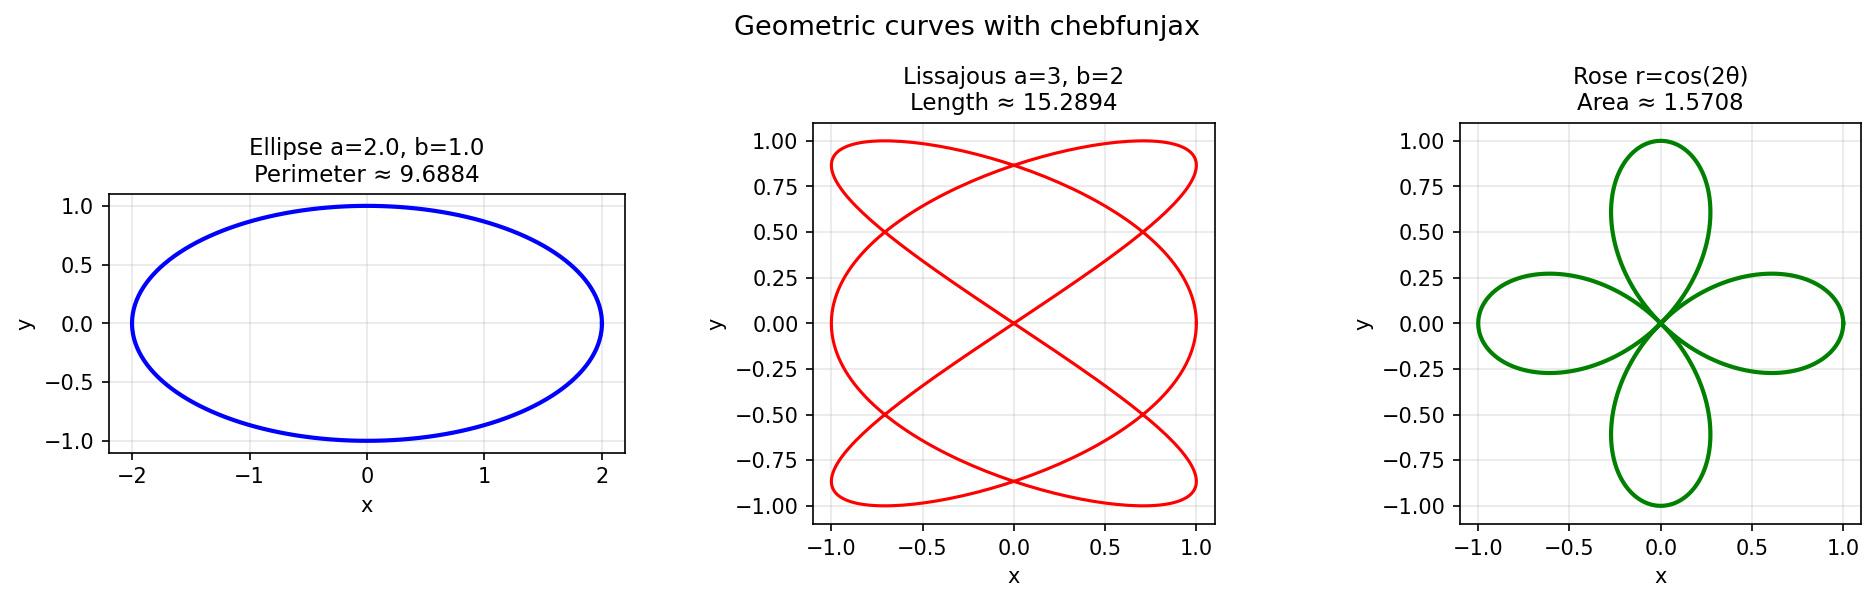

Reproduce this figure in Python.
"""Curves, arclengths, and geometric computations.

Demonstrates parametric curves, perimeter computations, and geometric properties
using chebfunjax, following geom/Ellipse.m by Hale & Trefethen (December 2010),
geom/Lissajous.m by Trefethen (October 2010), geom/RoseCurves.m by Hrothgar (June 2014),
and geom/Area.m by Stefan Guettel (October 2010).

Original MATLAB Chebfun: Copyright 2017 by The University of Oxford and
The Chebfun Developers. See https://www.chebfun.org/ for Chebfun information.
"""

import matplotlib
matplotlib.use("Agg")
import matplotlib.pyplot as plt
import jax.numpy as jnp
import numpy as np
import sys, os
sys.path.insert(0, os.path.join(os.path.dirname(__file__), '..', '..', 'src'))

import chebfunjax as cj


def ellipse_perimeter(a, b, n=100000):
    """Compute ellipse perimeter numerically via high-resolution integration."""
    t = np.linspace(0, 2*np.pi, n, endpoint=False)
    dx = -a * np.sin(t)
    dy = b * np.cos(t)
    ds = np.sqrt(dx**2 + dy**2)
    return np.trapezoid(ds, t)


def run():
    print("=" * 60)
    print("Curves, arclengths, and geometric computations")
    print("=" * 60)

    # --- Ellipse perimeter ---
    a, b = 2.0, 1.0
    # Parametric: x(t) = a*cos(t), y(t) = b*sin(t), t in [0, 2*pi]
    # Arc length = integral sqrt((dx/dt)^2 + (dy/dt)^2) dt
    # dx/dt = -a*sin(t), dy/dt = b*cos(t)
    domain = [0.0, 2.0 * float(jnp.pi)]
    integrand = cj.chebfun(
        lambda t: jnp.sqrt((a * jnp.sin(t))**2 + (b * jnp.cos(t))**2),
        domain=domain
    )
    perimeter = float(integrand.sum())
    perimeter_ref = ellipse_perimeter(a, b)
    print(f"\nEllipse (a={a}, b={b}) perimeter:")
    print(f"  chebfunjax: {perimeter:.10f}")
    print(f"  trapz ref:  {perimeter_ref:.10f}")
    print(f"  Error:      {abs(perimeter - perimeter_ref):.2e}")
    assert abs(perimeter - perimeter_ref) < 1e-4

    # Circle: perimeter = 2*pi
    circ_int = cj.chebfun(lambda t: jnp.ones_like(t), domain=domain)
    circle_perim = float(circ_int.sum())
    print(f"\nCircle perimeter (a=b=1): {circle_perim:.10f}  (exact: {2*np.pi:.10f})")
    assert abs(circle_perim - 2*np.pi) < 1e-10

    # --- Lissajous curves ---
    # x = sin(at + delta), y = sin(bt)
    print("\nLissajous curves (a=3, b=2, delta=pi/2):")
    a_l, b_l = 3, 2
    delta = float(jnp.pi) / 2
    # Arclength of Lissajous
    t_dom = [0.0, 2.0 * float(jnp.pi)]
    ds_l = cj.chebfun(
        lambda t: jnp.sqrt((a_l * jnp.cos(a_l*t + delta))**2 + (b_l * jnp.cos(b_l*t))**2),
        domain=t_dom
    )
    length_l = float(ds_l.sum())
    print(f"  Arclength: {length_l:.6f}")
    assert length_l > 0

    # --- Rose curves ---
    # r = cos(n*theta), area = pi*n/4 for even n
    print("\nRose curve r = cos(2θ):")
    # Area = (1/2) * integral r^2 dθ = (1/2) * integral cos^2(2θ) dθ over [0, 2π]
    theta_dom = [0.0, 2.0 * float(jnp.pi)]
    r2_integrand = cj.chebfun(lambda t: 0.5 * jnp.cos(2*t)**2, domain=theta_dom)
    area_rose = float(r2_integrand.sum())
    print(f"  Area (rose r=cos(2θ)): {area_rose:.8f}  (exact: {np.pi/2:.8f})")
    assert abs(area_rose - np.pi/2) < 1e-10

    # --- Plot ---
    _here = os.path.dirname(os.path.abspath(__file__))
    fig, axes = plt.subplots(1, 3, figsize=(13, 4))

    t = np.linspace(0, 2*np.pi, 500)

    # Ellipse
    axes[0].plot(a * np.cos(t), b * np.sin(t), 'b-', linewidth=2)
    axes[0].set_aspect('equal')
    axes[0].set_title(f"Ellipse a={a}, b={b}\nPerimeter ≈ {perimeter:.4f}", fontsize=11)
    axes[0].set_xlabel("x"); axes[0].set_ylabel("y")
    axes[0].grid(True, alpha=0.3)

    # Lissajous
    x_l = np.sin(a_l * t + delta)
    y_l = np.sin(b_l * t)
    axes[1].plot(x_l, y_l, 'r-', linewidth=1.5)
    axes[1].set_aspect('equal')
    axes[1].set_title(f"Lissajous a={a_l}, b={b_l}\nLength ≈ {length_l:.4f}", fontsize=11)
    axes[1].set_xlabel("x"); axes[1].set_ylabel("y")
    axes[1].grid(True, alpha=0.3)

    # Rose curve
    r_rose = np.cos(2 * t)
    x_rose = r_rose * np.cos(t)
    y_rose = r_rose * np.sin(t)
    axes[2].plot(x_rose, y_rose, 'g-', linewidth=2)
    axes[2].set_aspect('equal')
    axes[2].set_title(f"Rose r=cos(2θ)\nArea ≈ {area_rose:.4f}", fontsize=11)
    axes[2].set_xlabel("x"); axes[2].set_ylabel("y")
    axes[2].grid(True, alpha=0.3)

    fig.suptitle("Geometric curves with chebfunjax", fontsize=13)
    fig.tight_layout()
    fig.savefig(os.path.join(_here, "curves_and_lengths.png"), dpi=150, bbox_inches="tight")
    plt.close(fig)

    print("\nAll assertions passed.")
    return True


if __name__ == "__main__":
    run()
